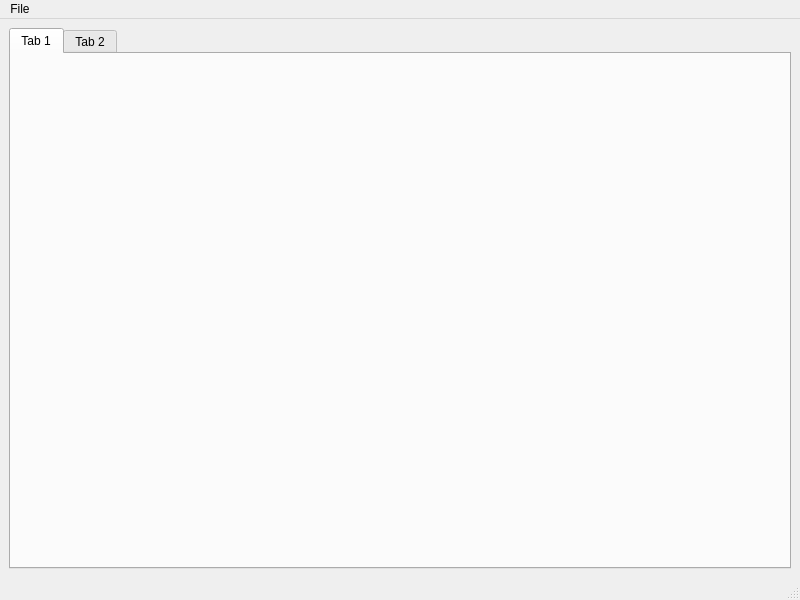
<?xml version="1.0" encoding="UTF-8"?>
<ui version="4.0">
 <class>MainWindow</class>
 <widget class="QMainWindow" name="MainWindow">
  <property name="geometry">
   <rect>
    <x>0</x>
    <y>0</y>
    <width>800</width>
    <height>600</height>
   </rect>
  </property>
  <property name="windowTitle">
   <string>PZ Mod Manager</string>
  </property>
  <widget class="QWidget" name="centralwidget">
   <layout class="QVBoxLayout" name="verticalLayout">
    <item>
     <widget class="QTabWidget" name="tabWidget">
      <property name="currentIndex">
       <number>0</number>
      </property>
      <widget class="QWidget" name="tab">
       <attribute name="title">
        <string>Tab 1</string>
       </attribute>
      </widget>
      <widget class="QWidget" name="tab_2">
       <attribute name="title">
        <string>Tab 2</string>
       </attribute>
      </widget>
     </widget>
    </item>
   </layout>
  </widget>
  <widget class="QMenuBar" name="menubar">
   <property name="geometry">
    <rect>
     <x>0</x>
     <y>0</y>
     <width>800</width>
     <height>22</height>
    </rect>
   </property>
   <widget class="QMenu" name="menuFile">
    <property name="title">
     <string>File</string>
    </property>
    <addaction name="actionSave"/>
    <addaction name="actionQuit"/>
   </widget>
   <addaction name="menuFile"/>
  </widget>
  <widget class="QStatusBar" name="statusbar"/>
  <action name="actionSave">
   <property name="text">
    <string>Save</string>
   </property>
  </action>
  <action name="actionQuit">
   <property name="text">
    <string>Quit</string>
   </property>
  </action>
 </widget>
 <resources/>
 <connections/>
</ui>
